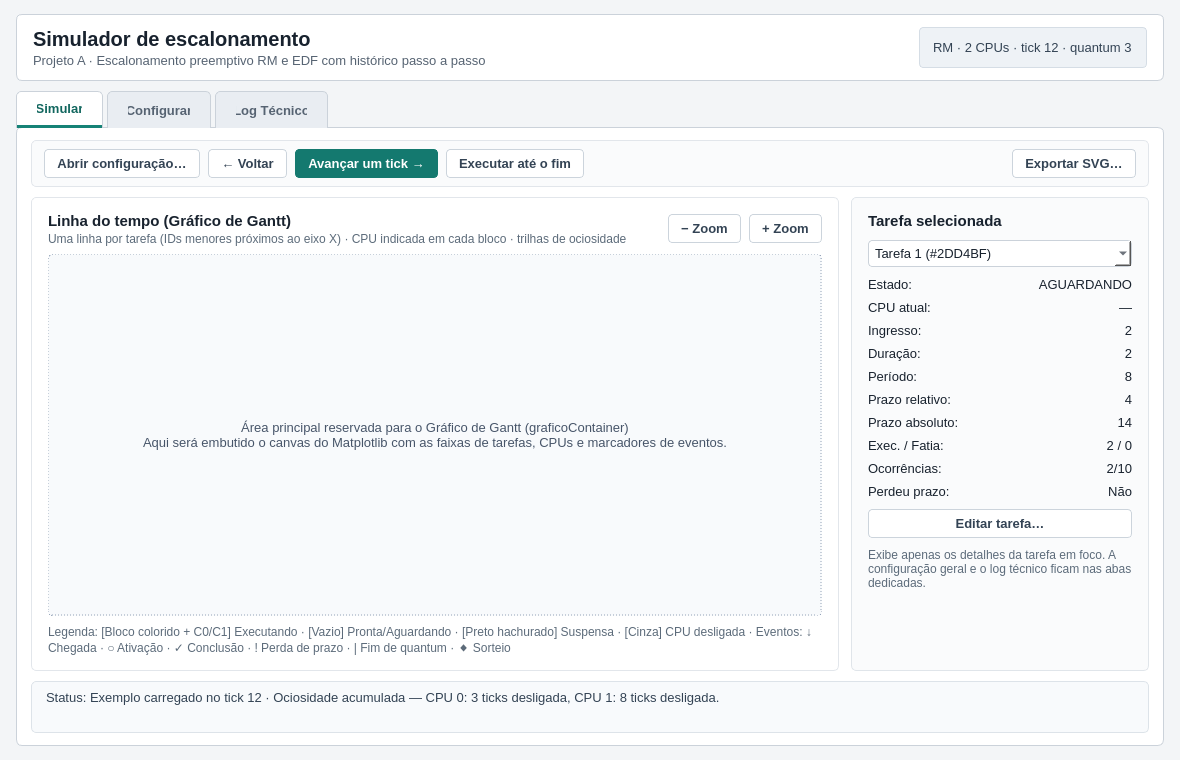
<?xml version="1.0" encoding="UTF-8"?>
<ui version="4.0">
 <class>JanelaPrincipal</class>
 <widget class="QMainWindow" name="JanelaPrincipal">
  <property name="geometry">
   <rect>
    <x>0</x>
    <y>0</y>
    <width>1180</width>
    <height>760</height>
   </rect>
  </property>
  <property name="minimumSize">
   <size>
    <width>920</width>
    <height>620</height>
   </size>
  </property>
  <property name="windowTitle">
   <string>Simulador de Escalonamento em Tempo Real — Projeto A</string>
  </property>
  <property name="styleSheet">
   <string notr="true">QMainWindow, QWidget#centralwidget {
    background-color: #f3f5f7;
}
QWidget {
    color: #18222e;
    font-family: &quot;Segoe UI&quot;, Arial, sans-serif;
    font-size: 10pt;
}
QLabel {
    color: #18222e;
    background: transparent;
}
QFrame#cabecalhoFrame {
    background-color: #ffffff;
    border: 1px solid #cbd2da;
    border-radius: 6px;
}
QLabel#tituloJanelaLabel {
    font-size: 15pt;
    font-weight: 700;
    color: #18222e;
}
QLabel#subtituloJanelaLabel {
    font-size: 9.5pt;
    color: #566372;
}
QLabel#resumoMetaLabel {
    font-family: Consolas, &quot;Courier New&quot;, monospace;
    font-size: 9.5pt;
    color: #334354;
    background-color: #eef2f6;
    border: 1px solid #d5dde5;
    border-radius: 4px;
    padding: 6px 10px;
}
QTabWidget#abasPrincipais::pane {
    border: 1px solid #cbd2da;
    background-color: #ffffff;
    border-radius: 6px;
    top: -1px;
}
QTabBar::tab {
    background-color: #e9edf2;
    color: #566372;
    border: 1px solid #cbd2da;
    border-bottom: none;
    border-top-left-radius: 5px;
    border-top-right-radius: 5px;
    padding: 9px 20px;
    margin-right: 4px;
    font-weight: 600;
}
QTabBar::tab:selected {
    background-color: #ffffff;
    color: #11665e;
    border-bottom: 3px solid #168276;
}
QFrame#barraControlesFrame {
    background-color: #fafbfc;
    border: 1px solid #e2e6eb;
    border-radius: 5px;
}
QFrame#painelGraficoFrame {
    background-color: #ffffff;
    border: 1px solid #e2e6eb;
    border-radius: 5px;
}
QWidget#graficoContainer {
    background-color: #f8fafc;
    border: 1px dashed #94a3b8;
    border-radius: 4px;
}
QLabel#graficoPlaceholderLabel {
    color: #475569;
    font-size: 10pt;
}
QFrame#inspecaoTarefaFrame {
    background-color: #fafbfc;
    border: 1px solid #e0e5ea;
    border-radius: 5px;
}
QFrame#rodapeStatusFrame {
    background-color: #f8fafc;
    border: 1px solid #dde3e9;
    border-radius: 5px;
}
QLabel#mensagemStatusLabel {
    color: #334354;
    font-size: 9.5pt;
}
QLabel#tituloGraficoLabel, QLabel#tituloInspecaoLabel, QLabel#tituloConfiguracaoLabel, QLabel#tituloLogLabel {
    font-size: 11.5pt;
    font-weight: 700;
    color: #18222e;
}
QLabel#subtituloGraficoLabel, QLabel#legendaGanttLabel, QLabel#notaInspecaoLabel {
    font-size: 9pt;
    color: #5c6b7a;
}
QLabel[objectName^=&quot;rotulo&quot;] {
    color: #566372;
}
QLabel[objectName^=&quot;valor&quot;] {
    color: #18222e;
    font-weight: 600;
}
QPushButton {
    background-color: #ffffff;
    color: #334354;
    border: 1px solid #ccd4dc;
    border-radius: 4px;
    padding: 6px 12px;
    font-weight: 600;
}
QPushButton:hover {
    background-color: #f0f4f8;
    border-color: #9fb0c0;
}
QPushButton:disabled {
    background-color: #f4f6f8;
    color: #9aa6b2;
    border-color: #dde3e9;
}
QPushButton#avancarButton, QPushButton#aplicarConfiguracaoButton {
    background-color: #14796f;
    color: #ffffff;
    border-color: #14796f;
}
QPushButton#avancarButton:hover, QPushButton#aplicarConfiguracaoButton:hover {
    background-color: #11665e;
}
QComboBox, QSpinBox, QLineEdit, QPlainTextEdit, QTableWidget {
    background-color: #ffffff;
    color: #18222e;
    border: 1px solid #cbd2da;
    border-radius: 4px;
    padding: 4px 6px;
}
QHeaderView::section {
    background-color: #f1f5f9;
    color: #475569;
    font-weight: 600;
    padding: 6px;
    border: none;
    border-bottom: 1px solid #cbd2da;
    border-right: 1px solid #e2e8f0;
}</string>
  </property>
  <widget class="QWidget" name="centralwidget">
   <layout class="QVBoxLayout" name="layoutPrincipal">
    <property name="spacing">
     <number>10</number>
    </property>
    <property name="leftMargin">
     <number>16</number>
    </property>
    <property name="topMargin">
     <number>14</number>
    </property>
    <property name="rightMargin">
     <number>16</number>
    </property>
    <property name="bottomMargin">
     <number>14</number>
    </property>
    <item>
     <widget class="QFrame" name="cabecalhoFrame">
      <property name="frameShape">
       <enum>QFrame::StyledPanel</enum>
      </property>
      <layout class="QHBoxLayout" name="cabecalhoLayout">
       <property name="spacing">
        <number>16</number>
       </property>
       <property name="leftMargin">
        <number>16</number>
       </property>
       <property name="topMargin">
        <number>12</number>
       </property>
       <property name="rightMargin">
        <number>16</number>
       </property>
       <property name="bottomMargin">
        <number>12</number>
       </property>
       <item>
        <layout class="QVBoxLayout" name="titulosCabecalhoLayout">
         <property name="spacing">
          <number>2</number>
         </property>
         <item>
          <widget class="QLabel" name="tituloJanelaLabel">
           <property name="text">
            <string>Simulador de escalonamento</string>
           </property>
          </widget>
         </item>
         <item>
          <widget class="QLabel" name="subtituloJanelaLabel">
           <property name="text">
            <string>Projeto A · Escalonamento preemptivo RM e EDF com histórico passo a passo</string>
           </property>
          </widget>
         </item>
        </layout>
       </item>
       <item>
        <spacer name="cabecalhoSpacer">
         <property name="orientation">
          <enum>Qt::Horizontal</enum>
         </property>
         <property name="sizeHint" stdset="0">
          <size>
           <width>40</width>
           <height>20</height>
          </size>
         </property>
        </spacer>
       </item>
       <item>
        <widget class="QLabel" name="resumoMetaLabel">
         <property name="toolTip">
          <string>Resumo da configuração ativa e instante atual do relógio global</string>
         </property>
         <property name="text">
          <string>RM · 2 CPUs · tick 12 · quantum 3</string>
         </property>
        </widget>
       </item>
      </layout>
     </widget>
    </item>
    <item>
     <widget class="QTabWidget" name="abasPrincipais">
      <property name="currentIndex">
       <number>0</number>
      </property>
      <widget class="QWidget" name="abaSimular">
       <attribute name="title">
        <string>Simular</string>
       </attribute>
       <layout class="QVBoxLayout" name="abaSimularLayout">
        <property name="spacing">
         <number>10</number>
        </property>
        <property name="leftMargin">
         <number>14</number>
        </property>
        <property name="topMargin">
         <number>12</number>
        </property>
        <property name="rightMargin">
         <number>14</number>
        </property>
        <property name="bottomMargin">
         <number>12</number>
        </property>
        <item>
         <widget class="QFrame" name="barraControlesFrame">
          <property name="frameShape">
           <enum>QFrame::StyledPanel</enum>
          </property>
          <layout class="QHBoxLayout" name="barraControlesLayout">
           <property name="spacing">
            <number>8</number>
           </property>
           <property name="leftMargin">
            <number>12</number>
           </property>
           <property name="topMargin">
            <number>8</number>
           </property>
           <property name="rightMargin">
            <number>12</number>
           </property>
           <property name="bottomMargin">
            <number>8</number>
           </property>
           <item>
            <widget class="QPushButton" name="abrirArquivoButton">
             <property name="toolTip">
              <string>Carregar arquivo de configuração (.txt)</string>
             </property>
             <property name="text">
              <string>Abrir configuração…</string>
             </property>
            </widget>
           </item>
           <item>
            <widget class="QPushButton" name="retrocederButton">
             <property name="toolTip">
              <string>Voltar um tick no histórico da simulação</string>
             </property>
             <property name="text">
              <string>← Voltar</string>
             </property>
            </widget>
           </item>
           <item>
            <widget class="QPushButton" name="avancarButton">
             <property name="toolTip">
              <string>Avançar um tick na simulação</string>
             </property>
             <property name="text">
              <string>Avançar um tick →</string>
             </property>
            </widget>
           </item>
           <item>
            <widget class="QPushButton" name="executarCompletaButton">
             <property name="toolTip">
              <string>Executar até todas as tarefas periódicas completarem 10 instâncias</string>
             </property>
             <property name="text">
              <string>Executar até o fim</string>
             </property>
            </widget>
           </item>
           <item>
            <spacer name="barraControlesSpacer">
             <property name="orientation">
              <enum>Qt::Horizontal</enum>
             </property>
             <property name="sizeHint" stdset="0">
              <size>
               <width>40</width>
               <height>20</height>
              </size>
             </property>
            </spacer>
           </item>
           <item>
            <widget class="QPushButton" name="exportarSvgButton">
             <property name="toolTip">
              <string>Exportar gráfico de Gantt completo em formato vetorial SVG</string>
             </property>
             <property name="text">
              <string>Exportar SVG…</string>
             </property>
            </widget>
           </item>
          </layout>
         </widget>
        </item>
        <item>
         <layout class="QHBoxLayout" name="areaCentralSimulacaoLayout" stretch="1,0">
          <property name="spacing">
           <number>12</number>
          </property>
          <item>
           <widget class="QFrame" name="painelGraficoFrame">
            <property name="sizePolicy">
             <sizepolicy hsizetype="Expanding" vsizetype="Expanding">
              <horstretch>1</horstretch>
              <verstretch>1</verstretch>
             </sizepolicy>
            </property>
            <property name="frameShape">
             <enum>QFrame::StyledPanel</enum>
            </property>
            <layout class="QVBoxLayout" name="painelGraficoLayout">
             <property name="spacing">
              <number>8</number>
             </property>
             <property name="leftMargin">
              <number>16</number>
             </property>
             <property name="topMargin">
              <number>14</number>
             </property>
             <property name="rightMargin">
              <number>16</number>
             </property>
             <property name="bottomMargin">
              <number>14</number>
             </property>
             <item>
              <layout class="QHBoxLayout" name="cabecalhoGraficoLayout">
               <item>
                <layout class="QVBoxLayout" name="titulosGraficoLayout">
                 <property name="spacing">
                  <number>2</number>
                 </property>
                 <item>
                  <widget class="QLabel" name="tituloGraficoLabel">
                   <property name="text">
                    <string>Linha do tempo (Gráfico de Gantt)</string>
                   </property>
                  </widget>
                 </item>
                 <item>
                  <widget class="QLabel" name="subtituloGraficoLabel">
                   <property name="text">
                    <string>Uma linha por tarefa (IDs menores próximos ao eixo X) · CPU indicada em cada bloco · trilhas de ociosidade</string>
                   </property>
                  </widget>
                 </item>
                </layout>
               </item>
               <item>
                <spacer name="cabecalhoGraficoSpacer">
                 <property name="orientation">
                  <enum>Qt::Horizontal</enum>
                 </property>
                 <property name="sizeHint" stdset="0">
                  <size>
                   <width>20</width>
                   <height>20</height>
                  </size>
                 </property>
                </spacer>
               </item>
               <item>
                <widget class="QPushButton" name="zoomMenosButton">
                 <property name="text">
                  <string>− Zoom</string>
                 </property>
                </widget>
               </item>
               <item>
                <widget class="QPushButton" name="zoomMaisButton">
                 <property name="text">
                  <string>+ Zoom</string>
                 </property>
                </widget>
               </item>
              </layout>
             </item>
             <item>
              <widget class="QWidget" name="graficoContainer" native="true">
               <property name="sizePolicy">
                <sizepolicy hsizetype="Expanding" vsizetype="Expanding">
                 <horstretch>1</horstretch>
                 <verstretch>1</verstretch>
                </sizepolicy>
               </property>
               <property name="minimumSize">
                <size>
                 <width>580</width>
                 <height>340</height>
                </size>
               </property>
               <layout class="QVBoxLayout" name="graficoContainerLayout">
                <property name="leftMargin">
                 <number>12</number>
                </property>
                <property name="topMargin">
                 <number>12</number>
                </property>
                <property name="rightMargin">
                 <number>12</number>
                </property>
                <property name="bottomMargin">
                 <number>12</number>
                </property>
                <item>
                 <widget class="QLabel" name="graficoPlaceholderLabel">
                  <property name="alignment">
                   <set>Qt::AlignCenter</set>
                  </property>
                  <property name="text">
                   <string>Área principal reservada para o Gráfico de Gantt (graficoContainer)
Aqui será embutido o canvas do Matplotlib com as faixas de tarefas, CPUs e marcadores de eventos.</string>
                  </property>
                 </widget>
                </item>
               </layout>
              </widget>
             </item>
             <item>
              <widget class="QLabel" name="legendaGanttLabel">
               <property name="text">
                <string>Legenda: [Bloco colorido + C0/C1] Executando · [Vazio] Pronta/Aguardando · [Preto hachurado] Suspensa · [Cinza] CPU desligada · Eventos: ↓ Chegada · ○ Ativação · ✓ Conclusão · ! Perda de prazo · | Fim de quantum · ◆ Sorteio</string>
               </property>
               <property name="wordWrap">
                <bool>true</bool>
               </property>
              </widget>
             </item>
            </layout>
           </widget>
          </item>
          <item>
           <widget class="QFrame" name="inspecaoTarefaFrame">
            <property name="sizePolicy">
             <sizepolicy hsizetype="Preferred" vsizetype="Expanding">
              <horstretch>0</horstretch>
              <verstretch>1</verstretch>
             </sizepolicy>
            </property>
            <property name="minimumSize">
             <size>
              <width>265</width>
              <height>0</height>
             </size>
            </property>
            <property name="maximumSize">
             <size>
              <width>310</width>
              <height>16777215</height>
             </size>
            </property>
            <property name="frameShape">
             <enum>QFrame::StyledPanel</enum>
            </property>
            <layout class="QVBoxLayout" name="inspecaoTarefaLayout">
             <property name="spacing">
              <number>10</number>
             </property>
             <property name="leftMargin">
              <number>16</number>
             </property>
             <property name="topMargin">
              <number>14</number>
             </property>
             <property name="rightMargin">
              <number>16</number>
             </property>
             <property name="bottomMargin">
              <number>14</number>
             </property>
             <item>
              <widget class="QLabel" name="tituloInspecaoLabel">
               <property name="text">
                <string>Tarefa selecionada</string>
               </property>
              </widget>
             </item>
             <item>
              <widget class="QComboBox" name="tarefaSelecionadaCombo">
               <property name="toolTip">
                <string>Escolha qual tarefa inspecionar ou editar neste instante</string>
               </property>
               <item>
                <property name="text">
                 <string>Tarefa 1 (#2DD4BF)</string>
                </property>
               </item>
               <item>
                <property name="text">
                 <string>Tarefa 2 (#60A5FA)</string>
                </property>
               </item>
               <item>
                <property name="text">
                 <string>Tarefa 3 (#C084FC)</string>
                </property>
               </item>
              </widget>
             </item>
             <item>
              <layout class="QFormLayout" name="detalhesTarefaFormLayout">
               <property name="horizontalSpacing">
                <number>14</number>
               </property>
               <property name="verticalSpacing">
                <number>8</number>
               </property>
               <item row="0" column="0">
                <widget class="QLabel" name="rotuloEstadoLabel">
                 <property name="text">
                  <string>Estado:</string>
                 </property>
                </widget>
               </item>
               <item row="0" column="1">
                <widget class="QLabel" name="valorEstadoLabel">
                 <property name="alignment">
                  <set>Qt::AlignRight|Qt::AlignTrailing|Qt::AlignVCenter</set>
                 </property>
                 <property name="text">
                  <string>AGUARDANDO</string>
                 </property>
                </widget>
               </item>
               <item row="1" column="0">
                <widget class="QLabel" name="rotuloCpuLabel">
                 <property name="text">
                  <string>CPU atual:</string>
                 </property>
                </widget>
               </item>
               <item row="1" column="1">
                <widget class="QLabel" name="valorCpuLabel">
                 <property name="alignment">
                  <set>Qt::AlignRight|Qt::AlignTrailing|Qt::AlignVCenter</set>
                 </property>
                 <property name="text">
                  <string>—</string>
                 </property>
                </widget>
               </item>
               <item row="2" column="0">
                <widget class="QLabel" name="rotuloIngressoLabel">
                 <property name="text">
                  <string>Ingresso:</string>
                 </property>
                </widget>
               </item>
               <item row="2" column="1">
                <widget class="QLabel" name="valorIngressoLabel">
                 <property name="alignment">
                  <set>Qt::AlignRight|Qt::AlignTrailing|Qt::AlignVCenter</set>
                 </property>
                 <property name="text">
                  <string>2</string>
                 </property>
                </widget>
               </item>
               <item row="3" column="0">
                <widget class="QLabel" name="rotuloDuracaoLabel">
                 <property name="text">
                  <string>Duração:</string>
                 </property>
                </widget>
               </item>
               <item row="3" column="1">
                <widget class="QLabel" name="valorDuracaoLabel">
                 <property name="alignment">
                  <set>Qt::AlignRight|Qt::AlignTrailing|Qt::AlignVCenter</set>
                 </property>
                 <property name="text">
                  <string>2</string>
                 </property>
                </widget>
               </item>
               <item row="4" column="0">
                <widget class="QLabel" name="rotuloPeriodoLabel">
                 <property name="text">
                  <string>Período:</string>
                 </property>
                </widget>
               </item>
               <item row="4" column="1">
                <widget class="QLabel" name="valorPeriodoLabel">
                 <property name="alignment">
                  <set>Qt::AlignRight|Qt::AlignTrailing|Qt::AlignVCenter</set>
                 </property>
                 <property name="text">
                  <string>8</string>
                 </property>
                </widget>
               </item>
               <item row="5" column="0">
                <widget class="QLabel" name="rotuloPrazoLabel">
                 <property name="text">
                  <string>Prazo relativo:</string>
                 </property>
                </widget>
               </item>
               <item row="5" column="1">
                <widget class="QLabel" name="valorPrazoLabel">
                 <property name="alignment">
                  <set>Qt::AlignRight|Qt::AlignTrailing|Qt::AlignVCenter</set>
                 </property>
                 <property name="text">
                  <string>4</string>
                 </property>
                </widget>
               </item>
               <item row="6" column="0">
                <widget class="QLabel" name="rotuloPrazoAbsolutoLabel">
                 <property name="text">
                  <string>Prazo absoluto:</string>
                 </property>
                </widget>
               </item>
               <item row="6" column="1">
                <widget class="QLabel" name="valorPrazoAbsolutoLabel">
                 <property name="alignment">
                  <set>Qt::AlignRight|Qt::AlignTrailing|Qt::AlignVCenter</set>
                 </property>
                 <property name="text">
                  <string>14</string>
                 </property>
                </widget>
               </item>
               <item row="7" column="0">
                <widget class="QLabel" name="rotuloExecucaoLabel">
                 <property name="text">
                  <string>Exec. / Fatia:</string>
                 </property>
                </widget>
               </item>
               <item row="7" column="1">
                <widget class="QLabel" name="valorExecucaoLabel">
                 <property name="alignment">
                  <set>Qt::AlignRight|Qt::AlignTrailing|Qt::AlignVCenter</set>
                 </property>
                 <property name="text">
                  <string>2 / 0</string>
                 </property>
                </widget>
               </item>
               <item row="8" column="0">
                <widget class="QLabel" name="rotuloOcorrenciasLabel">
                 <property name="text">
                  <string>Ocorrências:</string>
                 </property>
                </widget>
               </item>
               <item row="8" column="1">
                <widget class="QLabel" name="valorOcorrenciasLabel">
                 <property name="alignment">
                  <set>Qt::AlignRight|Qt::AlignTrailing|Qt::AlignVCenter</set>
                 </property>
                 <property name="text">
                  <string>2/10</string>
                 </property>
                </widget>
               </item>
               <item row="9" column="0">
                <widget class="QLabel" name="rotuloPerdeuPrazoLabel">
                 <property name="text">
                  <string>Perdeu prazo:</string>
                 </property>
                </widget>
               </item>
               <item row="9" column="1">
                <widget class="QLabel" name="valorPerdeuPrazoLabel">
                 <property name="alignment">
                  <set>Qt::AlignRight|Qt::AlignTrailing|Qt::AlignVCenter</set>
                 </property>
                 <property name="text">
                  <string>Não</string>
                 </property>
                </widget>
               </item>
              </layout>
             </item>
             <item>
              <widget class="QPushButton" name="editarTarefaButton">
               <property name="toolTip">
                <string>Modificar parâmetros ou estado da tarefa selecionada no tick atual</string>
               </property>
               <property name="text">
                <string>Editar tarefa…</string>
               </property>
              </widget>
             </item>
             <item>
              <widget class="QLabel" name="notaInspecaoLabel">
               <property name="text">
                <string>Exibe apenas os detalhes da tarefa em foco. A configuração geral e o log técnico ficam nas abas dedicadas.</string>
               </property>
               <property name="wordWrap">
                <bool>true</bool>
               </property>
              </widget>
             </item>
             <item>
              <spacer name="inspecaoVerticalSpacer">
               <property name="orientation">
                <enum>Qt::Vertical</enum>
               </property>
               <property name="sizeHint" stdset="0">
                <size>
                 <width>20</width>
                 <height>40</height>
                </size>
               </property>
              </spacer>
             </item>
            </layout>
           </widget>
          </item>
         </layout>
        </item>
        <item>
         <widget class="QFrame" name="rodapeStatusFrame">
          <property name="frameShape">
           <enum>QFrame::StyledPanel</enum>
          </property>
          <layout class="QVBoxLayout" name="rodapeStatusLayout">
           <property name="spacing">
            <number>4</number>
           </property>
           <property name="leftMargin">
            <number>14</number>
           </property>
           <property name="topMargin">
            <number>8</number>
           </property>
           <property name="rightMargin">
            <number>14</number>
           </property>
           <property name="bottomMargin">
            <number>8</number>
           </property>
           <item>
            <widget class="QLabel" name="mensagemStatusLabel">
             <property name="text">
              <string>Status: Exemplo carregado no tick 12 · Ociosidade acumulada — CPU 0: 3 ticks desligada, CPU 1: 8 ticks desligada.</string>
             </property>
             <property name="wordWrap">
              <bool>true</bool>
             </property>
            </widget>
           </item>
           <item>
            <widget class="QLabel" name="avisosLabel">
             <property name="styleSheet">
              <string notr="true">color: #9a5b13; font-weight: 600;</string>
             </property>
             <property name="text">
              <string/>
             </property>
             <property name="wordWrap">
              <bool>true</bool>
             </property>
            </widget>
           </item>
          </layout>
         </widget>
        </item>
       </layout>
      </widget>
      <widget class="QWidget" name="abaConfigurar">
       <attribute name="title">
        <string>Configurar</string>
       </attribute>
       <layout class="QVBoxLayout" name="abaConfigurarLayout">
        <property name="spacing">
         <number>12</number>
        </property>
        <property name="leftMargin">
         <number>16</number>
        </property>
        <property name="topMargin">
         <number>14</number>
        </property>
        <property name="rightMargin">
         <number>16</number>
        </property>
        <property name="bottomMargin">
         <number>14</number>
        </property>
        <item>
         <widget class="QLabel" name="tituloConfiguracaoLabel">
          <property name="text">
           <string>Parâmetros do sistema e características das tarefas</string>
          </property>
         </widget>
        </item>
        <item>
         <layout class="QHBoxLayout" name="parametrosSistemaLayout">
          <property name="spacing">
           <number>12</number>
          </property>
          <item>
           <widget class="QLabel" name="rotuloAlgoritmoLabel">
            <property name="text">
             <string>Algoritmo:</string>
            </property>
           </widget>
          </item>
          <item>
           <widget class="QComboBox" name="algoritmoCombo">
            <item>
             <property name="text">
              <string>RM (Rate Monotonic)</string>
             </property>
            </item>
            <item>
             <property name="text">
              <string>EDF (Earliest Deadline First)</string>
             </property>
            </item>
           </widget>
          </item>
          <item>
           <widget class="QLabel" name="rotuloQuantumLabel">
            <property name="text">
             <string>Quantum:</string>
            </property>
           </widget>
          </item>
          <item>
           <widget class="QLineEdit" name="quantumEntrada">
            <property name="text"><string>3</string></property>
           </widget>
          </item>
          <item>
           <widget class="QLabel" name="rotuloQuantidadeCpusLabel">
            <property name="text">
             <string>Qtde. de CPUs:</string>
            </property>
           </widget>
          </item>
          <item>
           <widget class="QLineEdit" name="quantidadeCpusEntrada">
            <property name="text"><string>2</string></property>
           </widget>
          </item>
          <item>
           <spacer name="parametrosSistemaSpacer">
            <property name="orientation">
             <enum>Qt::Horizontal</enum>
            </property>
            <property name="sizeHint" stdset="0">
             <size>
              <width>40</width>
              <height>20</height>
             </size>
            </property>
           </spacer>
          </item>
          <item>
           <widget class="QPushButton" name="carregarArquivoConfigButton">
            <property name="text">
             <string>Carregar de arquivo…</string>
            </property>
           </widget>
          </item>
          <item>
           <widget class="QPushButton" name="aplicarConfiguracaoButton">
            <property name="text">
             <string>Aplicar à simulação</string>
            </property>
           </widget>
          </item>
         </layout>
        </item>
        <item>
         <widget class="QTableWidget" name="tabelaConfiguracaoTarefas">
          <property name="editTriggers">
           <set>QAbstractItemView::NoEditTriggers</set>
          </property>
          <property name="alternatingRowColors">
           <bool>true</bool>
          </property>
          <property name="selectionMode">
           <enum>QAbstractItemView::SingleSelection</enum>
          </property>
          <property name="selectionBehavior">
           <enum>QAbstractItemView::SelectRows</enum>
          </property>
          <row>
           <property name="text">
            <string>1</string>
           </property>
          </row>
          <row>
           <property name="text">
            <string>2</string>
           </property>
          </row>
          <row>
           <property name="text">
            <string>3</string>
           </property>
          </row>
          <column>
           <property name="text">
            <string>Tarefa</string>
           </property>
          </column>
          <column>
           <property name="text">
            <string>Estado</string>
           </property>
          </column>
          <column>
           <property name="text">
            <string>Ingresso</string>
           </property>
          </column>
          <column>
           <property name="text">
            <string>Duração</string>
           </property>
          </column>
          <column>
           <property name="text">
            <string>Período</string>
           </property>
          </column>
          <column>
           <property name="text">
            <string>Prazo</string>
           </property>
          </column>
          <column>
           <property name="text">
            <string>Cor</string>
           </property>
          </column>
          <item row="0" column="0">
           <property name="text">
            <string>3</string>
           </property>
          </item>
          <item row="0" column="1">
           <property name="text">
            <string>AGUARDANDO</string>
           </property>
          </item>
          <item row="0" column="2">
           <property name="text">
            <string>0</string>
           </property>
          </item>
          <item row="0" column="3">
           <property name="text">
            <string>5</string>
           </property>
          </item>
          <item row="0" column="4">
           <property name="text">
            <string>20</string>
           </property>
          </item>
          <item row="0" column="5">
           <property name="text">
            <string>12</string>
           </property>
          </item>
          <item row="0" column="6">
           <property name="text">
            <string>#C084FC</string>
           </property>
          </item>
          <item row="1" column="0">
           <property name="text">
            <string>2</string>
           </property>
          </item>
          <item row="1" column="1">
           <property name="text">
            <string>AGUARDANDO</string>
           </property>
          </item>
          <item row="1" column="2">
           <property name="text">
            <string>0</string>
           </property>
          </item>
          <item row="1" column="3">
           <property name="text">
            <string>4</string>
           </property>
          </item>
          <item row="1" column="4">
           <property name="text">
            <string>12</string>
           </property>
          </item>
          <item row="1" column="5">
           <property name="text">
            <string>8</string>
           </property>
          </item>
          <item row="1" column="6">
           <property name="text">
            <string>#60A5FA</string>
           </property>
          </item>
          <item row="2" column="0">
           <property name="text">
            <string>1</string>
           </property>
          </item>
          <item row="2" column="1">
           <property name="text">
            <string>AGUARDANDO</string>
           </property>
          </item>
          <item row="2" column="2">
           <property name="text">
            <string>2</string>
           </property>
          </item>
          <item row="2" column="3">
           <property name="text">
            <string>2</string>
           </property>
          </item>
          <item row="2" column="4">
           <property name="text">
            <string>8</string>
           </property>
          </item>
          <item row="2" column="5">
           <property name="text">
            <string>4</string>
           </property>
          </item>
          <item row="2" column="6">
           <property name="text">
            <string>#2DD4BF</string>
           </property>
          </item>
         </widget>
        </item>
       </layout>
      </widget>
      <widget class="QWidget" name="abaLogTecnico">
       <attribute name="title">
        <string>Log Técnico</string>
       </attribute>
       <layout class="QVBoxLayout" name="abaLogTecnicoLayout">
        <property name="spacing">
         <number>10</number>
        </property>
        <property name="leftMargin">
         <number>16</number>
        </property>
        <property name="topMargin">
         <number>14</number>
        </property>
        <property name="rightMargin">
         <number>16</number>
        </property>
        <property name="bottomMargin">
         <number>14</number>
        </property>
        <item>
         <widget class="QLabel" name="tituloLogLabel">
          <property name="text">
           <string>Eventos registrados e avisos de carregamento</string>
          </property>
         </widget>
        </item>
        <item>
         <widget class="QPlainTextEdit" name="logEventosPlainTextEdit">
          <property name="readOnly">
           <bool>true</bool>
          </property>
          <property name="plainText">
           <string>t=0 · Chegada · id_tarefa=2
t=0 · Ativação · id_tarefa=2
t=0 · Chegada · id_tarefa=3
t=0 · Ativação · id_tarefa=3
t=0 · Execução · id_tarefa=2, id_cpu=0
t=0 · Execução · id_tarefa=3, id_cpu=1
t=2 · Chegada · id_tarefa=1
t=2 · Ativação · id_tarefa=1
t=3 · Fim de quantum · id_tarefa=2, id_cpu=1
t=4 · Conclusão · id_tarefa=1, instancia=1</string>
          </property>
         </widget>
        </item>
       </layout>
      </widget>
     </widget>
    </item>
   </layout>
  </widget>
 </widget>
 <resources/>
 <connections/>
</ui>
